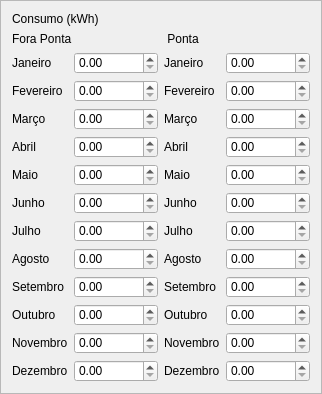
                  <widget class="QFrame" name="frame_24">
                   <property name="sizePolicy">
                    <sizepolicy hsizetype="Preferred" vsizetype="Expanding">
                     <horstretch>0</horstretch>
                     <verstretch>0</verstretch>
                    </sizepolicy>
                   </property>
                   <property name="styleSheet">
                    <string notr="true">#frame_16, #frame_15 QLabel {
   /* background-color: #FFFFFF;*/
    qproperty-alignment: AlignLeft;
	color: #3d8ec9;
	font: 77 14px &quot;Verdana&quot;;
}</string>
                   </property>
                   <property name="frameShape">
                    <enum>QFrame::StyledPanel</enum>
                   </property>
                   <property name="frameShadow">
                    <enum>QFrame::Raised</enum>
                   </property>
                   <layout class="QGridLayout" name="gridLayout">
                    <item row="0" column="0" colspan="4">
                     <widget class="QLabel" name="label_104">
                      <property name="styleSheet">
                       <string notr="true">#frame_16, #frame_15 QLabel {
   /* background-color: #FFFFFF;*/
    qproperty-alignment: AlignCenter;
	color: #3d8ec9;
	font: 77 20px &quot;Verdana&quot;;
}</string>
                      </property>
                      <property name="text">
                       <string>Consumo (kWh)</string>
                      </property>
                     </widget>
                    </item>
                    <item row="1" column="0" colspan="2">
                     <widget class="QLabel" name="label_106">
                      <property name="styleSheet">
                       <string notr="true">#frame_16, #frame_15 QLabel {
   /* background-color: #FFFFFF;*/
    qproperty-alignment: AlignCenter;
	color: #3d8ec9;
	font: 77 16px &quot;Verdana&quot;;
}</string>
                      </property>
                      <property name="text">
                       <string>Fora Ponta</string>
                      </property>
                     </widget>
                    </item>
                    <item row="1" column="2" colspan="2">
                     <widget class="QLabel" name="label_113">
                      <property name="styleSheet">
                       <string notr="true">#frame_16, #frame_15 QLabel {
   /* background-color: #FFFFFF;*/
    qproperty-alignment: AlignCenter;
	color: #3d8ec9;
	font: 77 16px &quot;Verdana&quot;;
}</string>
                      </property>
                      <property name="text">
                       <string> Ponta</string>
                      </property>
                     </widget>
                    </item>
                    <item row="2" column="0">
                     <widget class="QLabel" name="label_98">
                      <property name="text">
                       <string>Janeiro</string>
                      </property>
                     </widget>
                    </item>
                    <item row="2" column="1">
                     <widget class="QDoubleSpinBox" name="doubleSpinBox_52">
                      <property name="maximum">
                       <double>99999999999.000000000000000</double>
                      </property>
                     </widget>
                    </item>
                    <item row="2" column="2">
                     <widget class="QLabel" name="label_115">
                      <property name="text">
                       <string>Janeiro</string>
                      </property>
                     </widget>
                    </item>
                    <item row="2" column="3">
                     <widget class="QDoubleSpinBox" name="doubleSpinBox_51">
                      <property name="maximum">
                       <double>99999999999.000000000000000</double>
                      </property>
                     </widget>
                    </item>
                    <item row="3" column="0">
                     <widget class="QLabel" name="label_105">
                      <property name="text">
                       <string>Fevereiro</string>
                      </property>
                     </widget>
                    </item>
                    <item row="3" column="1">
                     <widget class="QDoubleSpinBox" name="doubleSpinBox_56">
                      <property name="maximum">
                       <double>99999999999.000000000000000</double>
                      </property>
                     </widget>
                    </item>
                    <item row="3" column="2">
                     <widget class="QLabel" name="label_103">
                      <property name="text">
                       <string>Fevereiro</string>
                      </property>
                     </widget>
                    </item>
                    <item row="3" column="3">
                     <widget class="QDoubleSpinBox" name="doubleSpinBox_60">
                      <property name="maximum">
                       <double>99999999999.000000000000000</double>
                      </property>
                     </widget>
                    </item>
                    <item row="4" column="0">
                     <widget class="QLabel" name="label_101">
                      <property name="text">
                       <string>Março</string>
                      </property>
                     </widget>
                    </item>
                    <item row="4" column="1">
                     <widget class="QDoubleSpinBox" name="doubleSpinBox_57">
                      <property name="maximum">
                       <double>99999999999.000000000000000</double>
                      </property>
                     </widget>
                    </item>
                    <item row="4" column="2">
                     <widget class="QLabel" name="label_114">
                      <property name="text">
                       <string>Março</string>
                      </property>
                     </widget>
                    </item>
                    <item row="4" column="3">
                     <widget class="QDoubleSpinBox" name="doubleSpinBox_58">
                      <property name="maximum">
                       <double>99999999999.000000000000000</double>
                      </property>
                     </widget>
                    </item>
                    <item row="5" column="0">
                     <widget class="QLabel" name="label_99">
                      <property name="text">
                       <string>Abril</string>
                      </property>
                     </widget>
                    </item>
                    <item row="5" column="1">
                     <widget class="QDoubleSpinBox" name="doubleSpinBox_48">
                      <property name="maximum">
                       <double>99999999999.000000000000000</double>
                      </property>
                     </widget>
                    </item>
                    <item row="5" column="2">
                     <widget class="QLabel" name="label_93">
                      <property name="text">
                       <string>Abril</string>
                      </property>
                     </widget>
                    </item>
                    <item row="5" column="3">
                     <widget class="QDoubleSpinBox" name="doubleSpinBox_55">
                      <property name="maximum">
                       <double>99999999999.000000000000000</double>
                      </property>
                     </widget>
                    </item>
                    <item row="6" column="0">
                     <widget class="QLabel" name="label_91">
                      <property name="text">
                       <string>Maio</string>
                      </property>
                     </widget>
                    </item>
                    <item row="6" column="1">
                     <widget class="QDoubleSpinBox" name="doubleSpinBox_54">
                      <property name="maximum">
                       <double>99999999999.000000000000000</double>
                      </property>
                     </widget>
                    </item>
                    <item row="6" column="2">
                     <widget class="QLabel" name="label_94">
                      <property name="text">
                       <string>Maio</string>
                      </property>
                     </widget>
                    </item>
                    <item row="6" column="3">
                     <widget class="QDoubleSpinBox" name="doubleSpinBox_47">
                      <property name="maximum">
                       <double>99999999999.000000000000000</double>
                      </property>
                     </widget>
                    </item>
                    <item row="7" column="0">
                     <widget class="QLabel" name="label_100">
                      <property name="text">
                       <string>Junho</string>
                      </property>
                     </widget>
                    </item>
                    <item row="7" column="1">
                     <widget class="QDoubleSpinBox" name="doubleSpinBox_45">
                      <property name="maximum">
                       <double>99999999999.000000000000000</double>
                      </property>
                     </widget>
                    </item>
                    <item row="7" column="2">
                     <widget class="QLabel" name="label_97">
                      <property name="text">
                       <string>Junho</string>
                      </property>
                     </widget>
                    </item>
                    <item row="7" column="3">
                     <widget class="QDoubleSpinBox" name="doubleSpinBox_49">
                      <property name="maximum">
                       <double>99999999999.000000000000000</double>
                      </property>
                     </widget>
                    </item>
                    <item row="8" column="0">
                     <widget class="QLabel" name="label_108">
                      <property name="text">
                       <string>Julho</string>
                      </property>
                     </widget>
                    </item>
                    <item row="8" column="1">
                     <widget class="QDoubleSpinBox" name="doubleSpinBox_39">
                      <property name="maximum">
                       <double>99999999999.000000000000000</double>
                      </property>
                     </widget>
                    </item>
                    <item row="8" column="2">
                     <widget class="QLabel" name="label_102">
                      <property name="text">
                       <string>Julho</string>
                      </property>
                     </widget>
                    </item>
                    <item row="8" column="3">
                     <widget class="QDoubleSpinBox" name="doubleSpinBox_41">
                      <property name="maximum">
                       <double>99999999999.000000000000000</double>
                      </property>
                     </widget>
                    </item>
                    <item row="9" column="0">
                     <widget class="QLabel" name="label_116">
                      <property name="text">
                       <string>Agosto</string>
                      </property>
                     </widget>
                    </item>
                    <item row="9" column="1">
                     <widget class="QDoubleSpinBox" name="doubleSpinBox_38">
                      <property name="maximum">
                       <double>99999999999.000000000000000</double>
                      </property>
                     </widget>
                    </item>
                    <item row="9" column="2">
                     <widget class="QLabel" name="label_110">
                      <property name="text">
                       <string>Agosto</string>
                      </property>
                     </widget>
                    </item>
                    <item row="9" column="3">
                     <widget class="QDoubleSpinBox" name="doubleSpinBox_43">
                      <property name="maximum">
                       <double>99999999999.000000000000000</double>
                      </property>
                     </widget>
                    </item>
                    <item row="10" column="0">
                     <widget class="QLabel" name="label_117">
                      <property name="text">
                       <string>Setembro</string>
                      </property>
                     </widget>
                    </item>
                    <item row="10" column="1">
                     <widget class="QDoubleSpinBox" name="doubleSpinBox_44">
                      <property name="maximum">
                       <double>99999999999.000000000000000</double>
                      </property>
                     </widget>
                    </item>
                    <item row="10" column="2">
                     <widget class="QLabel" name="label_109">
                      <property name="text">
                       <string>Setembro</string>
                      </property>
                     </widget>
                    </item>
                    <item row="10" column="3">
                     <widget class="QDoubleSpinBox" name="doubleSpinBox_59">
                      <property name="maximum">
                       <double>99999999999.000000000000000</double>
                      </property>
                     </widget>
                    </item>
                    <item row="11" column="0">
                     <widget class="QLabel" name="label_92">
                      <property name="text">
                       <string>Outubro</string>
                      </property>
                     </widget>
                    </item>
                    <item row="11" column="1">
                     <widget class="QDoubleSpinBox" name="doubleSpinBox_42">
                      <property name="maximum">
                       <double>99999999999.000000000000000</double>
                      </property>
                     </widget>
                    </item>
                    <item row="11" column="2">
                     <widget class="QLabel" name="label_96">
                      <property name="text">
                       <string>Outubro</string>
                      </property>
                     </widget>
                    </item>
                    <item row="11" column="3">
                     <widget class="QDoubleSpinBox" name="doubleSpinBox_46">
                      <property name="maximum">
                       <double>99999999999.000000000000000</double>
                      </property>
                     </widget>
                    </item>
                    <item row="12" column="0">
                     <widget class="QLabel" name="label_111">
                      <property name="text">
                       <string>Novembro</string>
                      </property>
                     </widget>
                    </item>
                    <item row="12" column="1">
                     <widget class="QDoubleSpinBox" name="doubleSpinBox_61">
                      <property name="maximum">
                       <double>99999999999.000000000000000</double>
                      </property>
                     </widget>
                    </item>
                    <item row="12" column="2">
                     <widget class="QLabel" name="label_107">
                      <property name="text">
                       <string>Novembro</string>
                      </property>
                     </widget>
                    </item>
                    <item row="12" column="3">
                     <widget class="QDoubleSpinBox" name="doubleSpinBox_50">
                      <property name="maximum">
                       <double>99999999999.000000000000000</double>
                      </property>
                     </widget>
                    </item>
                    <item row="13" column="0">
                     <widget class="QLabel" name="label_95">
                      <property name="text">
                       <string>Dezembro</string>
                      </property>
                     </widget>
                    </item>
                    <item row="13" column="1">
                     <widget class="QDoubleSpinBox" name="doubleSpinBox_40">
                      <property name="maximum">
                       <double>99999999999.000000000000000</double>
                      </property>
                     </widget>
                    </item>
                    <item row="13" column="2">
                     <widget class="QLabel" name="label_112">
                      <property name="text">
                       <string>Dezembro</string>
                      </property>
                     </widget>
                    </item>
                    <item row="13" column="3">
                     <widget class="QDoubleSpinBox" name="doubleSpinBox_53">
                      <property name="maximum">
                       <double>99999999999.000000000000000</double>
                      </property>
                     </widget>
                    </item>
                   </layout>
                  </widget>
